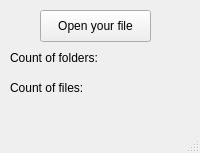
<?xml version="1.0" encoding="UTF-8"?>
<ui version="4.0">
 <class>MainWindow</class>
 <widget class="QMainWindow" name="MainWindow">
  <property name="geometry">
   <rect>
    <x>0</x>
    <y>0</y>
    <width>200</width>
    <height>153</height>
   </rect>
  </property>
  <property name="windowTitle">
   <string>MainWindow</string>
  </property>
  <widget class="QWidget" name="centralwidget">
   <widget class="QPushButton" name="OpenButton">
    <property name="geometry">
     <rect>
      <x>40</x>
      <y>10</y>
      <width>111</width>
      <height>32</height>
     </rect>
    </property>
    <property name="text">
     <string>Open your file</string>
    </property>
   </widget>
   <widget class="QLabel" name="label">
    <property name="geometry">
     <rect>
      <x>10</x>
      <y>50</y>
      <width>121</width>
      <height>16</height>
     </rect>
    </property>
    <property name="text">
     <string>Count of folders:</string>
    </property>
   </widget>
   <widget class="QLabel" name="foldersCount">
    <property name="geometry">
     <rect>
      <x>130</x>
      <y>50</y>
      <width>58</width>
      <height>16</height>
     </rect>
    </property>
    <property name="text">
     <string/>
    </property>
   </widget>
   <widget class="QLabel" name="label_2">
    <property name="geometry">
     <rect>
      <x>10</x>
      <y>80</y>
      <width>101</width>
      <height>16</height>
     </rect>
    </property>
    <property name="text">
     <string>Count of files:</string>
    </property>
   </widget>
   <widget class="QLabel" name="filesCount">
    <property name="geometry">
     <rect>
      <x>120</x>
      <y>80</y>
      <width>58</width>
      <height>16</height>
     </rect>
    </property>
    <property name="text">
     <string/>
    </property>
   </widget>
  </widget>
  <widget class="QMenuBar" name="menubar">
   <property name="geometry">
    <rect>
     <x>0</x>
     <y>0</y>
     <width>200</width>
     <height>22</height>
    </rect>
   </property>
  </widget>
  <widget class="QStatusBar" name="statusbar"/>
 </widget>
 <resources/>
 <connections/>
</ui>
